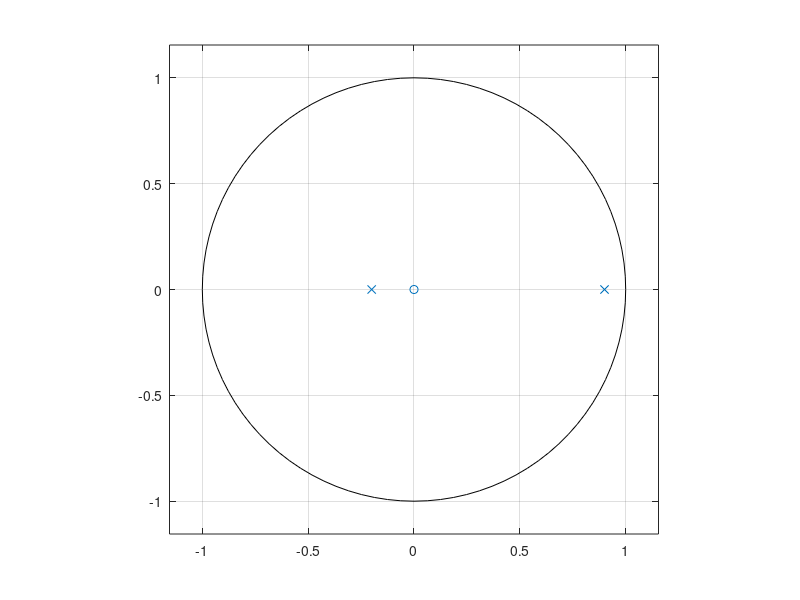
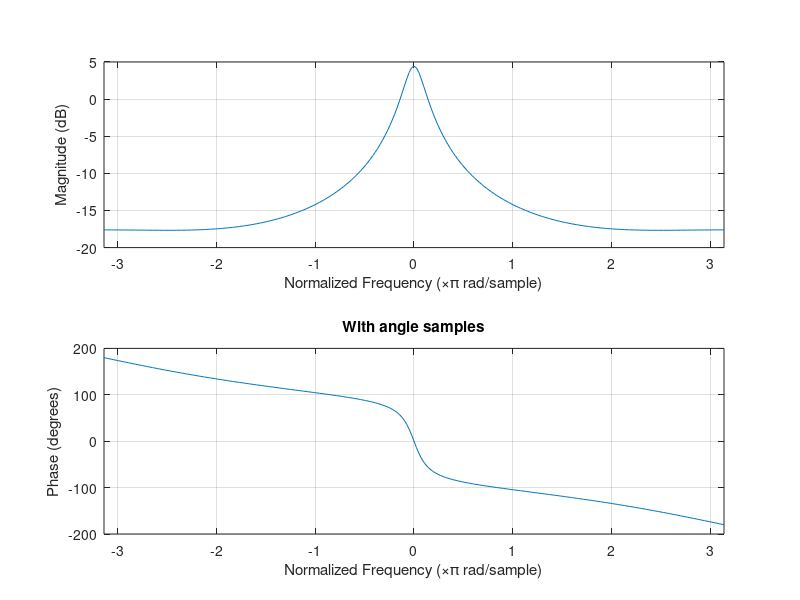
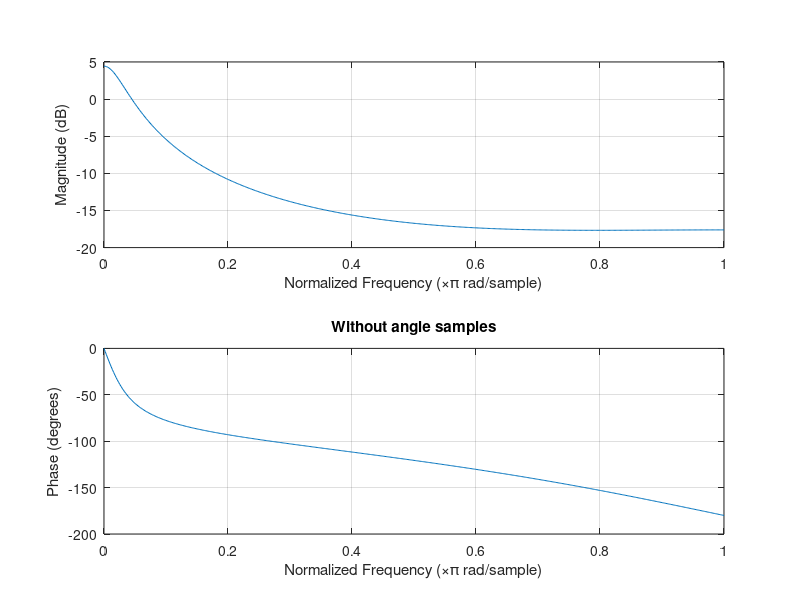
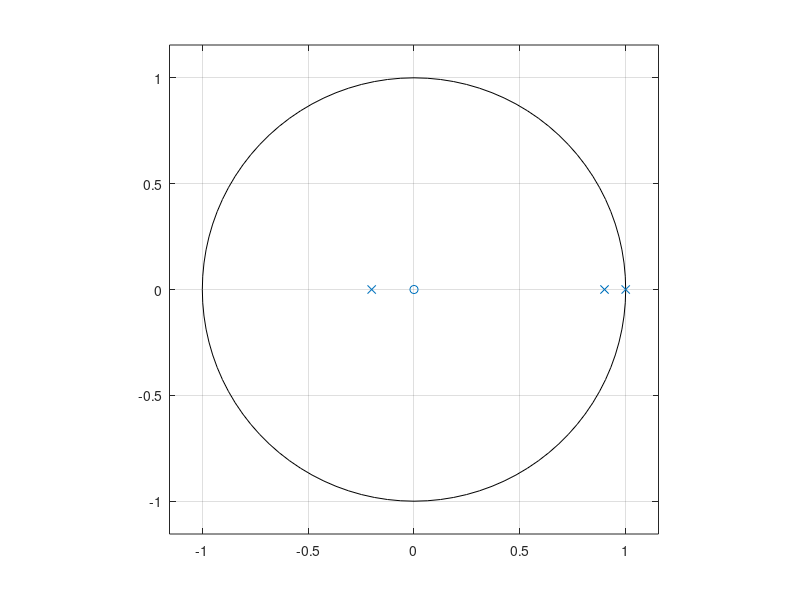

The MATLAB source for these figures, in order: (Note: this script raises an error after producing the figures.)
close all;
clear; clc;

%% 1
fs = 1;
ts = 1/fs;
nom = [0 0.2 0];
denom = [1 -0.7 -0.18];
H = tf(nom, denom, ts);
figure;
zplane(nom, denom);

ang = -pi:pi/128:pi;
figure;
freqz(nom, denom, ang);
title("With angle samples");
figure;
freqz(nom, denom);
title("Without angle samples");

nom = [0 0 0.2 0];
denom = [1 -1.7 0.52 0.18];

figure;
zplane(nom, denom);
figure;
freqz(nom, denom, ang);
title("With angle samples");

%% 2
% From the man page of residuez:
b = [4 -3.5 0];
a = [1 -2.5 1];
[ro, po, ko] = residuez(b, a);

% zplane(b,a);

% Just declare z
syms z

% Partial fractions from the decomposed TF
H_1 = ro(1)/(1-po(1)*z^-1);
H_2 = ro(2)/(1-po(2)*z^-1);

% Reconstructed the Z.T.
H = H_1 + H_2;

fprintf("Partial H(z) (1):\n\n");
pretty(H_1);
fprintf("Partial H(z) (2):\n\n");
pretty(H_2);


izt = iztrans(H_1) + iztrans(H_2);
fprintf("Inverse Z.T.:\n\n");
pretty(izt);







